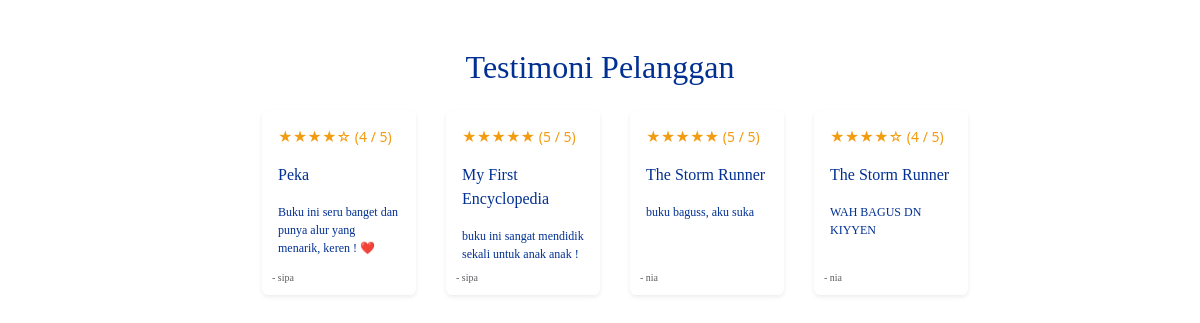
Page /modul/testi.php on the committed database.
### tables this page shows
CREATE TABLE `tb_ulasan` (
  `id_ulasan` int(11) NOT NULL,
  `id_user` int(11) NOT NULL,
  `id_buku` int(11) NOT NULL,
  `ulasan` text NOT NULL,
  `rating` float(2,1) NOT NULL
);

CREATE TABLE `tb_buku` (
  `id_buku` int(11) NOT NULL,
  `judul` varchar(255) NOT NULL,
  `penulis` varchar(255) NOT NULL,
  `penerbit` varchar(255) NOT NULL,
  `tahun_terbit` int(11) NOT NULL,
  `deskripsi_buku` text NOT NULL,
  `gambar_buku` varchar(255) NOT NULL
);

CREATE TABLE `tb_user` (
  `id_user` int(11) NOT NULL,
  `username` varchar(255) NOT NULL,
  `nama_lengkap` varchar(255) NOT NULL,
  `password` varchar(255) NOT NULL,
  `email` varchar(255) NOT NULL,
  `alamat` text NOT NULL,
  `role` enum('pelanggan','petugas','admin','') NOT NULL
);

### modul/testi.php (the view, shortened to what this page needs)
<?php
include "lib/koneksi.php";
?>
<!DOCTYPE html>
<html lang="id">
<head>
    <link href="https://cdn.jsdelivr.net/npm/bootstrap@5.3.0/dist/css/bootstrap.min.css" rel="stylesheet">
</head>
<body>
    <div class="container mt-5">
        <h2 class="text-center mb-4">Testimoni Pelanggan</h2>
        <div class="row d-flex">
            <div class="col-md-8 offset-md-2 d-flex">
                <?php
                $sql = "SELECT a.id_ulasan, b.username, c.judul, a.ulasan, a.rating
                FROM tb_ulasan a
                INNER JOIN tb_user b ON a.id_user = b.id_user
                INNER JOIN tb_buku c ON a.id_buku = c.id_buku";
                $sqlReslt = $pdo->prepare($sql);
                $sqlReslt->execute();
            while($rowResult = $sqlReslt->fetch(PDO::FETCH_ASSOC)) {
                ?>
                <div class="card mb-3 p-3 border-0 shadow-sm" style="width: 18rem;">
                    <div class="rating">
                        <?php
                       for ($i = 1; $i <= 5; $i++) {
                             echo ($i <= $rowResult['rating']) ? "&#9733;" : "&#9734;";
                        }
                            echo " ({$rowResult['rating']} / 5)";
                        ?>
                    </div>
                    <p class="title mt-3"><?= $rowResult['judul'];?></p>
                    <p class="ulasan"><?= $rowResult['ulasan'];?></p>
                    <small class="text-muted">- <?= $rowResult['username'];?></small>
                </div>
                <?php
            }
                ?>
            </div>
        </div>
    </div>
</body>
</html>

### modul/testi.php (style rules this page uses)
.card { margin-left: 30px; }
.text-center { color: #003092; font-family: aes; text-align: center; }
.rating { color: #f39c12; font-size: 14px; }
.title { color: #003092; font-family: aes; }
.ulasan { color: #003092; font-family: biasa; font-size: 12px; }
small { position: absolute; bottom: 0; left: 0; margin-bottom: 10px; margin-left: 10px; font-size: 10px; font-family: biasa; }

### rows in the picture
tb_ulasan: rating "4", id_buku.judul "Peka", ulasan "Buku ini seru banget dan punya alur yang menarik, keren ! ❤️", id_user.username "sipa"
tb_ulasan: rating "5", id_buku.judul "My First Encyclopedia", ulasan "buku ini sangat mendidik sekali untuk anak anak !", id_user.username "sipa"
tb_ulasan: rating "5", id_buku.judul "The Storm Runner", ulasan "buku baguss, aku suka", id_user.username "nia"
tb_ulasan: rating "4", id_buku.judul "The Storm Runner", ulasan "WAH BAGUS DN KIYYEN", id_user.username "nia"
